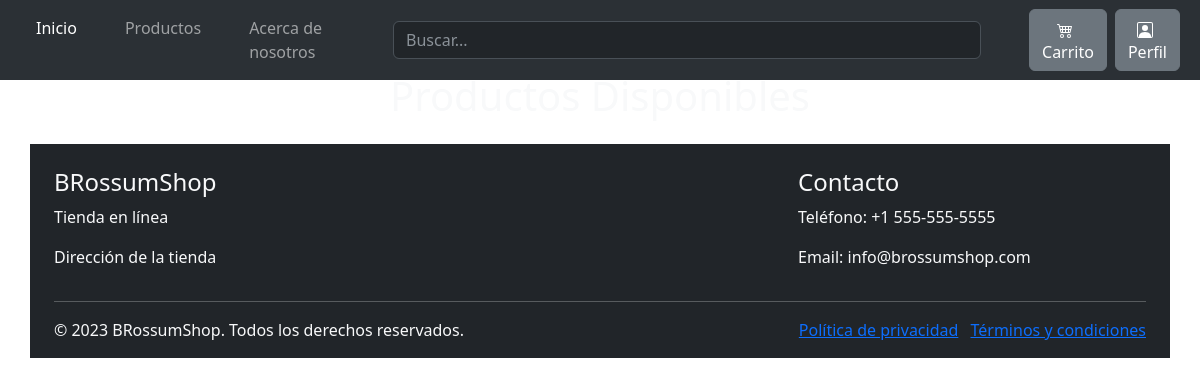
The app's page /producto/, older data.
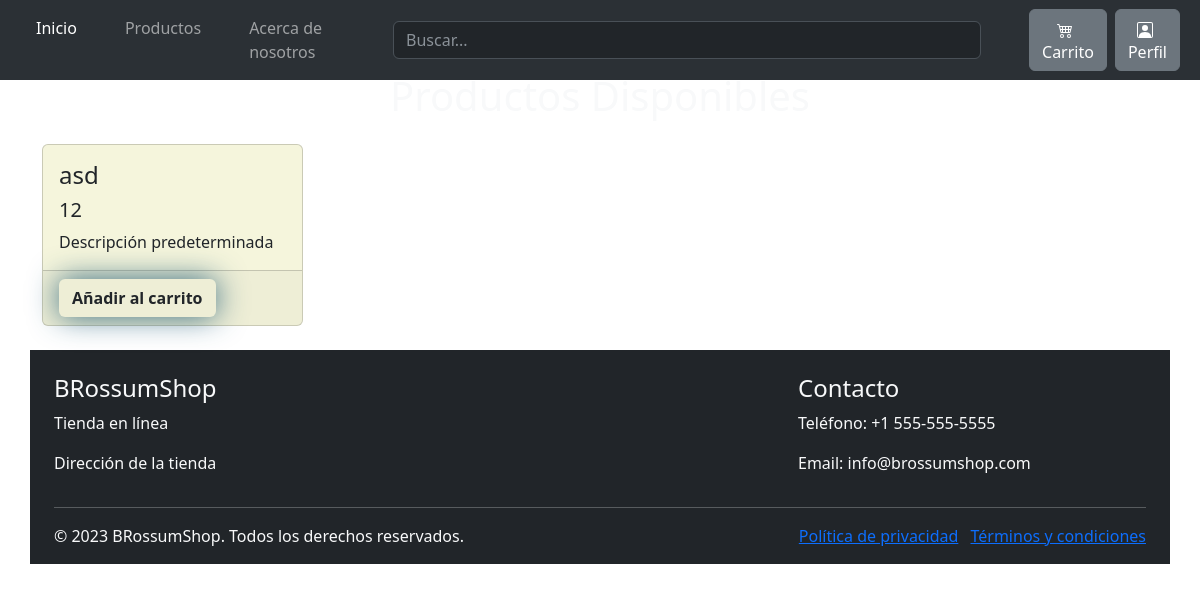
The same page, newer data.
### tienda/models.py (models this page shows, shortened)
class Producto(models.Model):
    nombre = models.CharField(max_length=200, null=False, verbose_name='Nombre')
    imagen = models.CharField(max_length=500, null=False, verbose_name='Imagen')
    precio = models.DecimalField( null=False, max_digits=10, decimal_places=2, verbose_name='Precio' )
    descripcion = models.CharField(max_length=1000, default='Descripción predeterminada', verbose_name='Descripcion')
    stock = models.IntegerField(null=False, verbose_name='Stock')

### tienda/views.py (the view)
# urls.py: path('producto/', views.producto, name="producto"),
def producto(request):
    product = Producto.objects.all()
    context = {"product":product}
    return render(request,'tienda/producto.html', context)

### tienda/templates/tienda/producto.html (shortened to what this page needs)
{% extends 'tienda/base.html' %}
{% load static %}
{% block css %}
<link rel="stylesheet" href="{% static 'tienda/'%}css/style_producto.css"/>
{% endblock css %}
{% block contenido %}
  <div class="container mt-4">
    <h1 class="text-center text-light pt-5">Productos Disponibles</h1>
    <div class="row mt-4">
      {% for p in product %}
      <div class="col-lg-3 col-md-6 mb-4">
        <div class="card h-100">
          <div class="card-body">
            <h4 class="card-title">{{p.nombre}}</h4>
            <h5>{{p.stock}}</h5>
            <p class="card-text">{{p.descripcion}}</p>
          </div>
          <div class="card-footer">
            <a href="{% url 'agregar_al_carrito' producto_id=producto.id %}" class="btn btn-block Agregar">Añadir al carrito</a>
          </div>
        </div>
      </div>
      {% endfor %}
{% endblock contenido %}

### tienda/templates/tienda/base.html (shortened to what this page needs)
<!doctype html>
<html lang="en">
<head>
    {% load static %}
    {% block css %}
    {% endblock css %}
    <link href="https://cdn.jsdelivr.net/npm/bootstrap@5.3.0/dist/css/bootstrap.min.css" rel="stylesheet"
>
</head>
<body id="bo">
    <nav class="navbar navbar-expand-lg bg-body-tertiary fixed-top" data-bs-theme="dark">
        <div class="container-fluid">
            <div class="offcanvas offcanvas-start" tabindex="-1" id="offcanvasNavbar"
                aria-labelledby="offcanvasNavbarLabel">
                <div class="offcanvas-body">
                    <ul class="navbar-nav justify-content-start flex-grow-1 pe-3">
                        <li class="nav-item px-3">
                            <a class="nav-link active" aria-current="page" href="{% url 'index' %}">Inicio</a>
                        </li>
                        <li class="nav-item px-3">
                            <a class="nav-link" href="{% url 'producto' %}">Productos</a>
                        </li>
                        <li class="nav-item px-3">
                            <a class="nav-link" href="{% url 'acercade' %}">Acerca de nosotros</a>
                        </li>
                    </ul>
                </div>
            </div>
            <form class="col-6 me-md-5" role="search">
                <input type="search" class="form-control form-control-dark" placeholder="Buscar..." aria-label="Buscar">
            </form>
            <a href="{% url 'carrito' %}">
                <button type="button" class="btn btn-secondary me-md-2">
                    <p class=" d-none d-sm-block">Carrito</p>
                </button>
            </a>
            <a href="{% url 'Inicio_Sesion' %}">
                <button type="button" class="btn btn-secondary me-md-2">
                    <p class=" d-none d-sm-block">Perfil</p>
                </button>
            </a>
        </div>
    </nav>
    {% block contenido %}
    {% endblock %}
    <footer class="bg-dark text-light">
        <div class="container">
            <div class="row">
                <div class="col-md-4 mt-4">
                    <h4>BRossumShop</h4>
                    <p>Tienda en línea</p>
                    <p>Dirección de la tienda</p>
                </div>
                <div class="col-md-4 mt-4">
                </div>
                <div class="col-md-4 mt-4">
                    <h4>Contacto</h4>
                    <p>Teléfono: +1 555-555-5555</p>
                    <p>Email: info@brossumshop.com</p>
                </div>
            </div>
            <hr>
            <div class="row">
                <div class="col-sm-6">
                    <p>&copy; 2023 BRossumShop. Todos los derechos reservados.</p>
                </div>
                <div class="col-sm-6 text-end">
                    <ul class="list-inline">
                        <li class="list-inline-item"><a href="#">Política de privacidad</a></li>
                        <li class="list-inline-item"><a href="#">Términos y condiciones</a></li>
                    </ul>
                </div>
            </div>
        </div>
    </footer>
</body>
</html>

### tienda/static/tienda/css/style_producto.css (style rules this page uses)
.btn svg { margin-right: 5px; }
.btn p { margin: 0; }
body { background-color: #262e3a; }
div.card { background-color: beige; }
.Agregar { background: #048ce7; padding: 10px; font-size: 16px; font-weight: 700!important; color: white; box-shadow: 0 0 30px rgba(23, 85, 114, 0.836); transition: 0.5s ease-in; }

Row changes from the older to the newer data that the page shows:
added Producto: nombre "asd", stock "12", descripcion "Descripción predeterminada"
